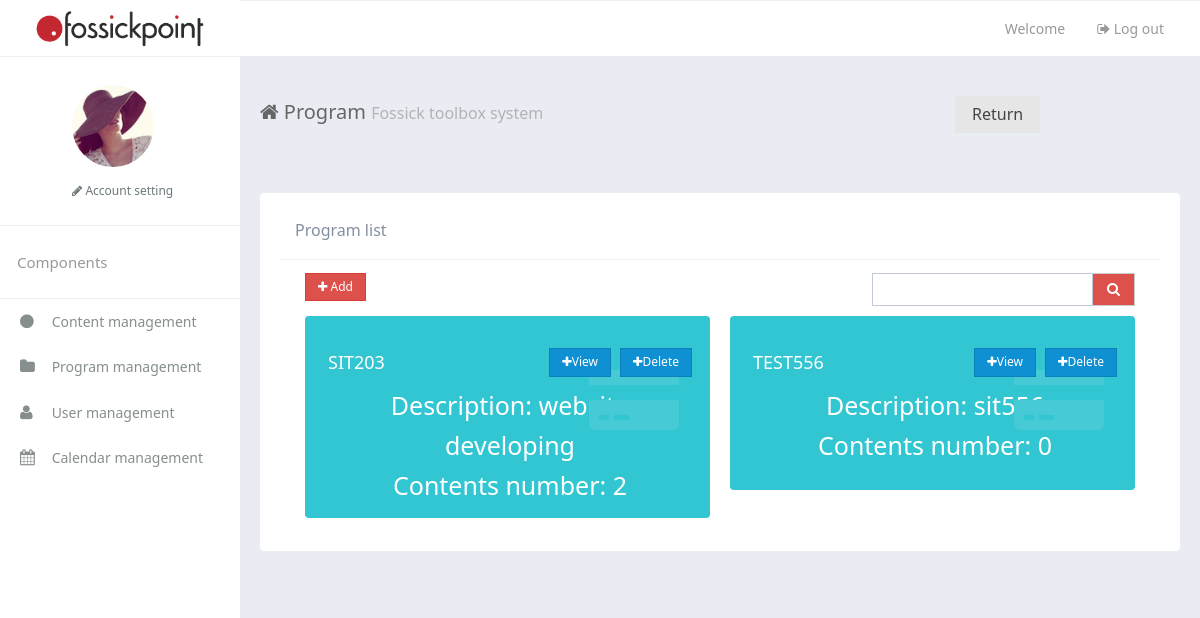
Page /toolbox/programs/ (signed in) on the committed database.
### toolbox/models.py (models this page shows, shortened)
class Program(models.Model):
    name = models.CharField(max_length=100)
    describe = models.CharField(max_length=200)
    contentsNumber = models.IntegerField(default=0)

### toolbox/views.py (the view, shortened to what this page needs)
def programs(request):
    if 'uuid' in request.session:
        programList = Program.objects.all().values()
        context = {'programList':programList}
        return render(request,"toolbox/programs.html", context)
    else:
        return HttpResponse("You have not login")

### toolbox/templates/toolbox/programs.html (shortened to what this page needs)
{% extends 'toolbox/_base.html' %} {% load static %}
{% block title %} Program {% endblock %}
{% block main %}
<div class="row-content am-cf">
    <div class="row">
        <div class="am-u-sm-12 am-u-md-12 am-u-lg-12">
            <div class="widget am-cf">
                <div class="widget-head am-cf">
                    <div class="widget-title  am-cf">Program list</div>
                </div>
                <div class="widget-body">
                    <div>
                                    <div class="am-u-sm-12 am-u-md-12 am-u-lg-8">
                        <div class="am-form-group">
                            <div class="am-btn-toolbar">
                                <div class="am-btn-group am-btn-group-xs">
                                    <button type="button" class="am-btn am-btn-default am-btn-danger" id="add">
                                                    <span class="am-icon-plus"></span> Add</button>
                                </div>
                            </div>
                        </div>
                    </div>
                <form>
                                    <div class="am-u-sm-12 am-u-md-12 am-u-lg-4">
                        <div class="am-input-group am-input-group-sm tpl-form-border-form cl-p">
                            <input type="text" class="am-form-field" name="keywordSearch" id="keywordSearch" required>
                            <span class="am-input-group-btn">
                                <button class="am-btn  am-btn-default am-btn-danger tpl-table-list-field am-icon-search" id="search" ></button></span>
                        </div>
                    </div>
                    </form>
                        </div>
                    {% if programList %}
                        {% for program in programList %}
                                    <div class="am-u-sm-18 am-u-md-9 am-u-lg-6">
                                        <div class="widget widget-primary am-cf">
                                            <div class="widget-statistic-header" style="font-size:18px">
                            {{program.name}}
                                                <span class="am-btn-group am-btn-group-xs am-fr"  style="padding-left:40px">
                                    <button type="button" class="am-btn am-btn-primary" style="margin-right:10px" onclick="viewProgram('{{program.id}}')"><span class="am-icon-plus"></span>View</button>
                                    <button type="button" class="am-btn am-btn-primary" onclick="deleteProgram({{program.id}})"><span class="am-icon-plus"></span>Delete</button>
                                </span>
                        </div>
                        <div class="widget-statistic-body">
                            <div style="font-size:25px" align = "center">
                                Description: {{program.describe}}
                            </div>
                            <div style="font-size:25px" align = "center">
                                Contents number: {{program.contentsNumber}}
                            </div>
                            <span class="widget-statistic-icon am-icon-credit-card-alt"></span>
                        </div>
                                        </div>
                                    </div>
                        {% endfor %}
                    {% endif %}
</div>
        </div>
    </div>
</div>
{% endblock %}

### rows in the picture
Program: name "SIT203", describe "website developing", contentsNumber "2"
Program: name "TEST556", describe "sit556", contentsNumber "0"
